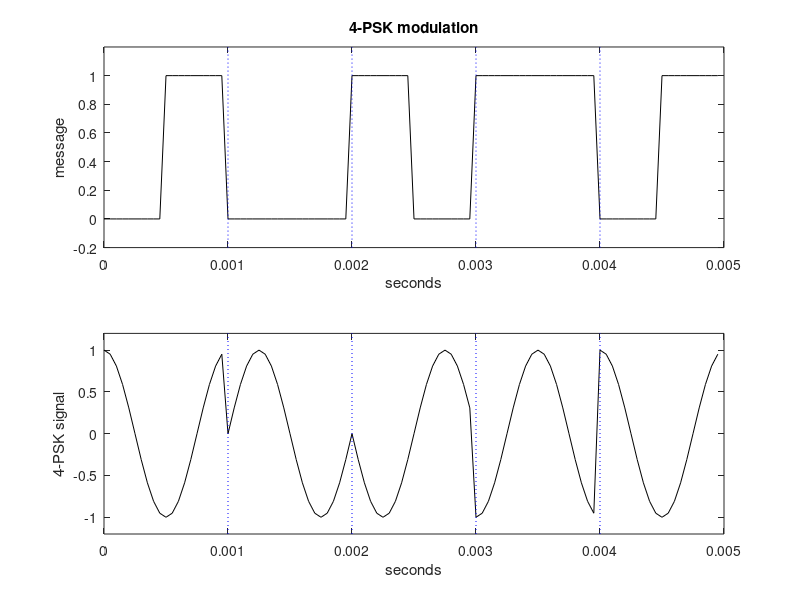

MATLAB code to generate this figure:
% A message via 4-PSK
% the pulses (bits):
%the modulating signal (bits):
a=[0 1 0 0 1 0 1 1 0 1];
Nb=length(a); %number of message bits
fc=1000; %carrier frequency in Hz
%number of samples per carrier cycle
% (also per bit -pair):
ns=20;
fs=ns*fc; %sampling frequency in Hz
tiv=1/fs; %time interval between samples;
%time intervals set , 1 sine period (1 bit -pair):
t=0:tiv:((1/fc)-tiv);
%time intervals set for the complete message:
tmsg=0:tiv:((Nb/(2*fc))-tiv);
%carrier signals for bit -pair time
c1=sin(2*pi*fc*t);
c2=sin((2*pi*fc*t)+(pi/2));
c3=sin((2*pi*fc*t)+(pi));
c4=sin((2*pi*fc*t)+(3*pi/2));
subplot(2,1,1)
xx=Nb/(10*fc ); %for vertical lines
us1=ones(1,ns/2); %vector of ns/2 ones
as=a(1)*us1;
for nn=2:Nb ,
as=cat(2,as ,a(nn)*us1);
end
%plot modulating signal:
plot(tmsg ,as ,'k'); hold on;
for nn=1:4,
plot([nn*xx nn*xx],[-0.2 1.2],':b');
end
axis ([0 Nb/(2*fc) -0.2 1.2]);
ylabel('message'); xlabel('seconds');
title('4-PSK modulation');
subplot(2,1,2)
cs=c2; %first two bits of a: (0 1)
cs=cat(2,cs ,c1); %append 2nd two bits of a: (0 0)
cs=cat(2,cs ,c3); %append 3rd two bits of a: (1 0)
cs=cat(2,cs ,c4); %append 4th two bits of a: (1 1)
cs=cat(2,cs ,c2); %append 5th two bits of a: (0 1)
plot(tmsg ,cs ,'k'); hold on; %plots modulated signal
for nn=1:4,
plot([nn*xx nn*xx],[-1.2 1.2],':b');
end
axis ([0 Nb/(2*fc) -1.2 1.2]);
ylabel('4-PSK signal'); xlabel('seconds');